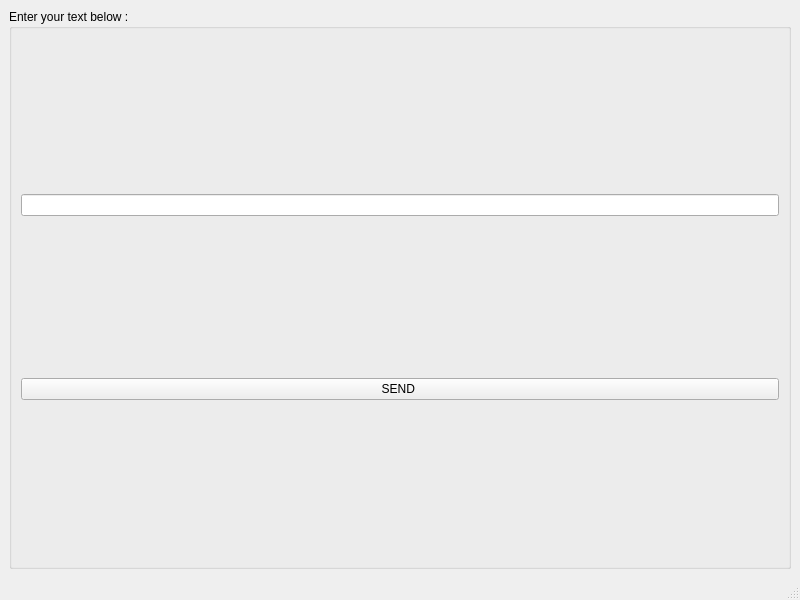
<?xml version="1.0" encoding="UTF-8"?>
<ui version="4.0">
 <class>MattDaemon</class>
 <widget class="QMainWindow" name="MattDaemon">
  <property name="geometry">
   <rect>
    <x>0</x>
    <y>0</y>
    <width>800</width>
    <height>600</height>
   </rect>
  </property>
  <property name="windowTitle">
   <string>MainWindow</string>
  </property>
  <widget class="QWidget" name="centralwidget">
   <layout class="QVBoxLayout" name="verticalLayout_2">
    <item>
     <widget class="QGroupBox" name="groupBox">
      <property name="title">
       <string>Enter your text below :</string>
      </property>
      <layout class="QVBoxLayout" name="verticalLayout">
       <item>
        <widget class="QLineEdit" name="inputField">
         <property name="text">
          <string/>
         </property>
        </widget>
       </item>
       <item>
        <widget class="QPushButton" name="sendButton">
         <property name="text">
          <string>SEND </string>
         </property>
        </widget>
       </item>
      </layout>
     </widget>
    </item>
   </layout>
  </widget>
  <widget class="QStatusBar" name="statusbar"/>
 </widget>
 <resources/>
 <connections/>
</ui>
